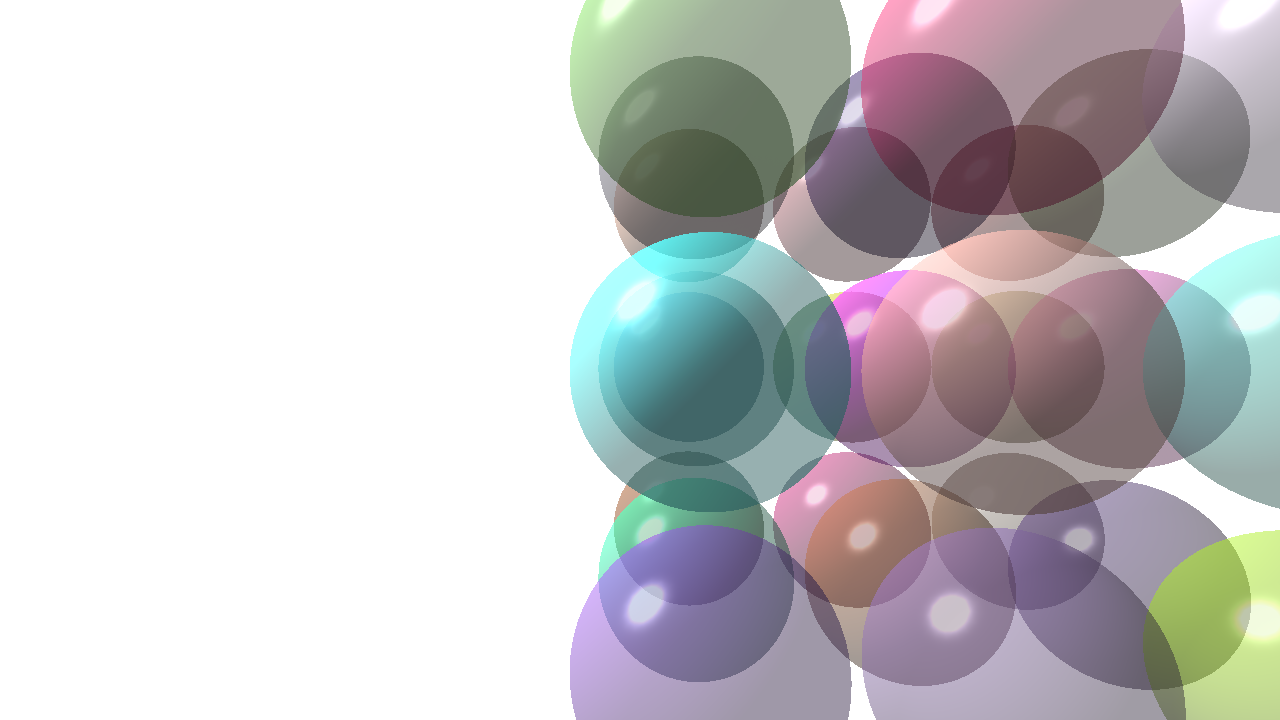
#> input picture Badania/Wyniki/Badanie_Stabilnosci/0.png, 1280 x 720 px, found by its file name
$ python crop_z.py
#> lines starting #> are read from the running program, lines starting #| are printed output that depends on the picture
import os
import cv2
import numpy as np

img_close = cv2.imread('0.png')
#> img_close is the input picture: shape (720, 1280, 3); mean B, G, R 198.6, 196.6, 197.8
img_far = cv2.imread('1.png')
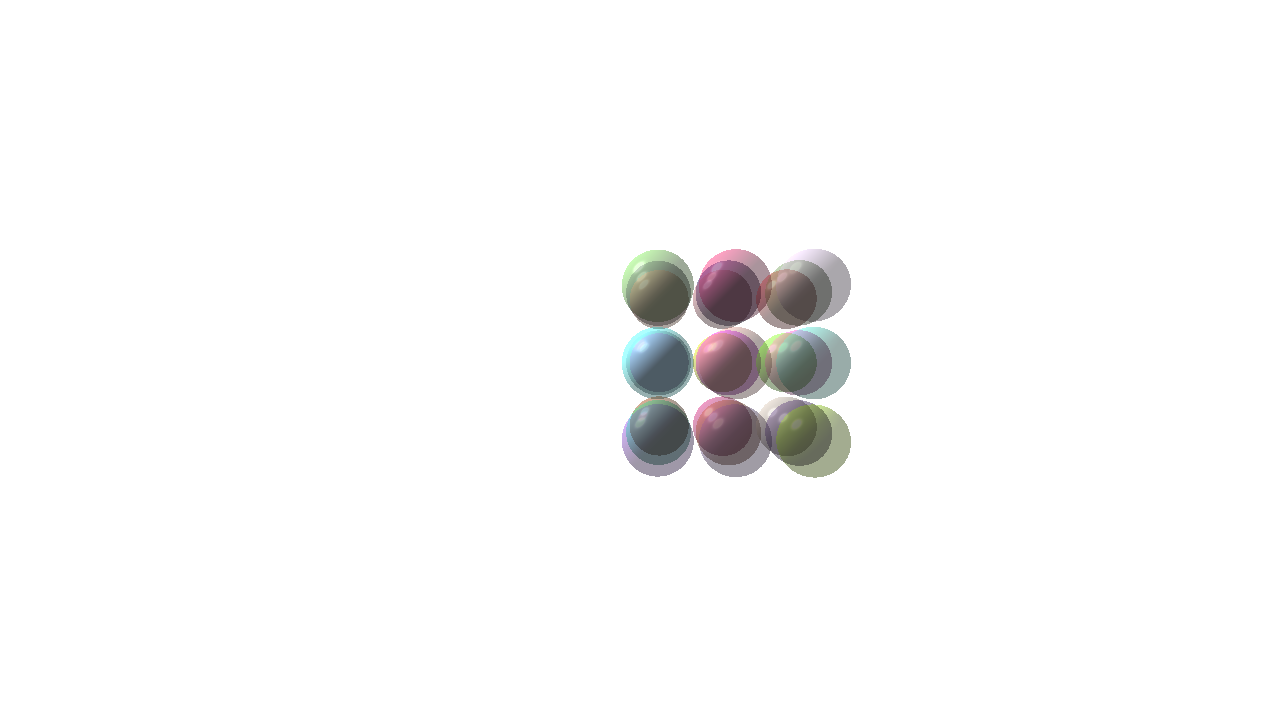
#> input picture Badania/Wyniki/Badanie_Stabilnosci/1.png, 1280 x 720 px, found by its file name
#> img_far is the input picture: shape (720, 1280, 3); mean B, G, R 249.1, 249.1, 249.3

cv2.imshow("original", img_close)
name = 'w10'

cropped_img_close = img_close[227:514, 565:852]
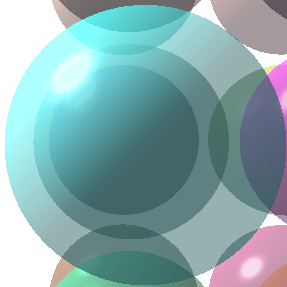
#> cropped_img_close: shape (287, 287, 3); mean B, G, R 172.9, 170.1, 134.3
cropped_img_far = img_far[327:398, 622:693]
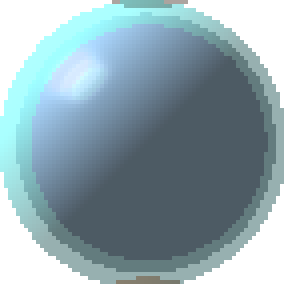
#> cropped_img_far: shape (71, 71, 3) (shown 4 times larger); mean B, G, R 173.3, 164.6, 141.1
cropped_img_far_scaled = cv2.resize(cropped_img_far, [288, 288])
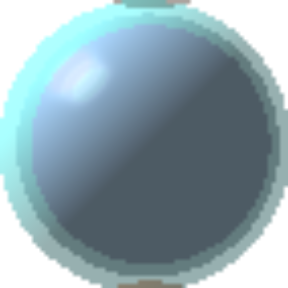
#> cropped_img_far_scaled: shape (288, 288, 3); mean B, G, R 173.2, 164.5, 141

# [4 lines of commented-out code are left out]

os.mkdir(name)
cv2.imwrite(name+"/"+name + "_far.png", cropped_img_far_scaled)
cv2.imwrite(name+"/"+name + "_close.png", cropped_img_close)
